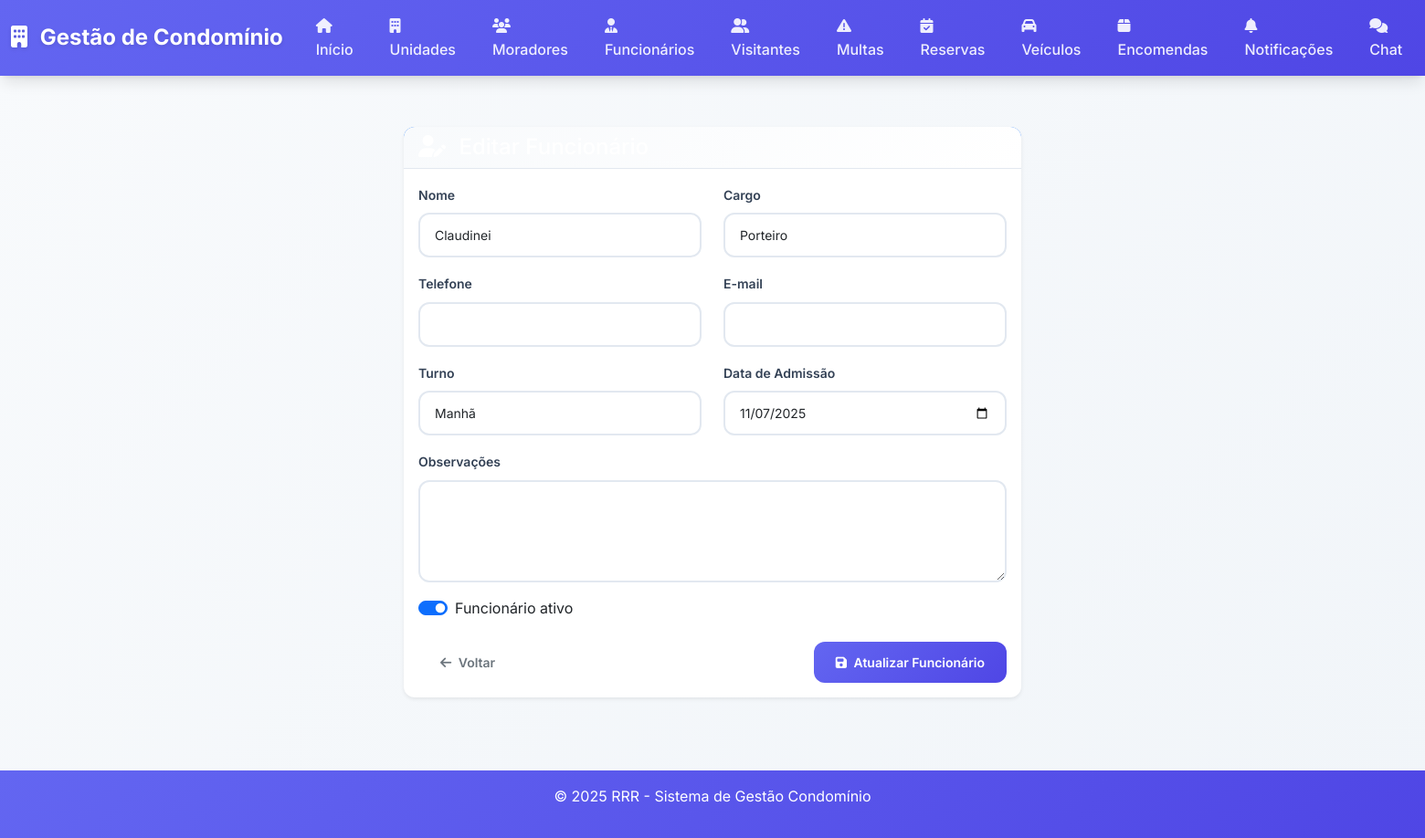
/funcionarios/1/editar (signed in), run on the app's committed database.
### app.py (models this page shows)
class Funcionario(db.Model):
    id = db.Column(db.Integer, primary_key=True)
    nome = db.Column(db.String(120), nullable=False)
    cargo = db.Column(db.String(80), nullable=False)
    telefone = db.Column(db.String(20), nullable=True)
    email = db.Column(db.String(120), nullable=True)
    turno = db.Column(db.String(50), nullable=True)
    ativo = db.Column(db.Boolean, default=True)
    data_admissao = db.Column(db.Date, nullable=False, default=datetime.utcnow)
    observacoes = db.Column(db.Text, nullable=True)
    criado_em = db.Column(db.DateTime, default=datetime.utcnow)

### app.py (the view, shortened to what this page needs)
@app.route('/funcionarios/<int:funcionario_id>/editar', methods=['GET', 'POST'])
@admin_required
def editar_funcionario(funcionario_id):
    funcionario = Funcionario.query.get_or_404(funcionario_id)
    return render_template('editar_funcionario.html', funcionario=funcionario)

### app.py (called while the page is built)
def admin_required(f):
    from functools import wraps
    @wraps(f)
    def decorated_function(*args, **kwargs):
        if 'user_id' not in session:
            return redirect(url_for('login'))
        usuario = Usuario.query.get(session['user_id'])
        if not usuario or usuario.tipo != 'Admin':
            flash('Acesso negado. Apenas administradores podem acessar esta página.', 'error')
            return redirect(url_for('index'))
        return f(*args, **kwargs)
    return decorated_function

### templates/editar_funcionario.html (shortened to what this page needs)
{% extends "base.html" %}
{% block content %}
<div class="row justify-content-center">
    <div class="col-lg-8 col-xl-7">
        <div class="card shadow-sm">
            <div class="card-header bg-primary text-white">
                <h1 class="h4 mb-0">
                    <i class="fas fa-user-edit me-2"></i>
                </h1>
            </div>
            <div class="card-body">
                <form method="post">
                    <div class="row">
                        <div class="col-md-6">
                            <div class="mb-3">
                                <label for="nome" class="form-label">Nome</label>
                                <input type="text" class="form-control" id="nome" name="nome" value="{{ funcionario.nome }}" required>
                            </div>
                        </div>
                        <div class="col-md-6">
                            <div class="mb-3">
                                <label for="cargo" class="form-label">Cargo</label>
                                <input type="text" class="form-control" id="cargo" name="cargo" value="{{ funcionario.cargo }}" required>
                            </div>
                        </div>
                    </div>
                    <div class="row">
                        <div class="col-md-6">
                            <div class="mb-3">
                                <label for="telefone" class="form-label">Telefone</label>
                                <input type="tel" class="form-control" id="telefone" name="telefone" value="{{ funcionario.telefone or '' }}">
                            </div>
                        </div>
                        <div class="col-md-6">
                            <div class="mb-3">
                                <label for="email" class="form-label">E-mail</label>
                                <input type="email" class="form-control" id="email" name="email" value="{{ funcionario.email or '' }}">
                            </div>
                        </div>
                    </div>
                    <div class="row">
                        <div class="col-md-6">
                            <div class="mb-3">
                                <label for="turno" class="form-label">Turno</label>
                                <input type="text" class="form-control" id="turno" name="turno" value="{{ funcionario.turno or '' }}">
                            </div>
                        </div>
                        <div class="col-md-6">
                            <div class="mb-3">
                                <label for="data_admissao" class="form-label">Data de Admissão</label>
                                <input type="date" class="form-control" id="data_admissao" name="data_admissao" value="{{ funcionario.data_admissao.strftime('%Y-%m-%d') }}">
                            </div>
                        </div>
                    </div>
                    <div class="mb-3">
                        <label for="observacoes" class="form-label">Observações</label>
                        <textarea class="form-control" id="observacoes" name="observacoes" rows="4">{{ funcionario.observacoes or '' }}</textarea>
                    </div>
                    <div class="form-check form-switch mb-4">
                        <input class="form-check-input" type="checkbox" role="switch" id="ativo" name="ativo" {% if funcionario.ativo %}checked{% endif %}>
                        <label class="form-check-label" for="ativo">Funcionário ativo</label>
                    </div>
                    <div class="d-flex justify-content-between">
                        <a href="{{ url_for('listar_funcionarios') }}" class="btn btn-outline-secondary">
                            <i class="fas fa-arrow-left me-1"></i>
                            Voltar
                        </a>
                        <button type="submit" class="btn btn-primary">
                            <i class="fas fa-save me-1"></i>
                            Atualizar Funcionário
                        </button>
                    </div>
                </form>
            </div>
        </div>
    </div>
</div>
{% endblock %}

### static/css/style.css (style rules this page uses)
:root { --primary-color: #6366f1; --primary-dark: #4f46e5; --success-color: #10b981; --success-dark: #059669; --info-color: #06b6d4; --warning-color: #f59e0b; --danger-color: #ef4444; --danger-dark: #dc2626; --light-color: #f8fafc; --dark-color: #1e293b; --gray-50: #f8fafc; --gray-100: #f1f5f9; --gray-200: #e2e8f0; --gray-300: #cbd5e1; --gray-400: #94a3b8; --gray-500: #64748b; --gray-600: #475569; --gray-700: #334155; --gray-800: #1e293b; --gray-900: #0f172a; --shadow-sm: 0 1px 2px 0 rgb(0 0 0 / 0.05); --shadow-md: 0 4px 6px -1px rgb(0 0 0 / 0.1), 0 2px 4px -2px rgb(0 0 0 / 0.1); --shadow-lg: 0 10px 15px -3px rgb(0 0 0 / 0.1), 0 4px 6px -4px rgb(0 0 0 / 0.1); --shadow-xl: 0 20px 25px -5px rgb(0 0 0 / 0.1), 0 8px 10px -6px rgb(0 0 0 / 0.1); --border-radius: 12px; --border-radius-lg: 16px; }
* { box-sizing: border-box; }
body { font-family: 'Inter', -apple-system, BlinkMacSystemFont, 'Segoe UI', Roboto, sans-serif; background: linear-gradient(135deg, var(--gray-50) 0%, var(--gray-100) 100%); color: var(--gray-800); line-height: 1.6; min-height: 100vh; }
.card { border: none; border-radius: var(--border-radius); box-shadow: var(--shadow-md); transition: all 0.3s cubic-bezier(0.4, 0, 0.2, 1); background: white; overflow: hidden; }
.form-control, .form-select { border: 2px solid var(--gray-200); border-radius: var(--border-radius); padding: 12px 16px; font-size: 14px; transition: all 0.3s ease; background: white; }
.form-label { font-weight: 600; color: var(--gray-700); margin-bottom: 8px; font-size: 14px; }
.btn { border-radius: var(--border-radius); font-weight: 600; padding: 12px 24px; font-size: 14px; transition: all 0.3s cubic-bezier(0.4, 0, 0.2, 1); border: none; position: relative; overflow: hidden; }
.btn::before { content: ''; position: absolute; top: 0; left: -100%; width: 100%; height: 100%; background: linear-gradient(90deg, transparent, rgba(255,255,255,0.2), transparent); transition: left 0.5s; }
.btn-primary { background: linear-gradient(135deg, var(--primary-color) 0%, var(--primary-dark) 100%); }
.card { animation: fadeIn 0.6s cubic-bezier(0.4, 0, 0.2, 1); }
.card-header { background: linear-gradient(135deg, var(--gray-50) 0%, white 100%); border-bottom: 1px solid var(--gray-200); font-weight: 700; }
h1, h2, h3, h4, h5, h6 { color: var(--gray-800); font-weight: 700; }

### data on the page
Funcionario: nome "Claudinei", cargo "Porteiro", turno "Manhã", data_admissao "11/07/2025", ativo "☑"
